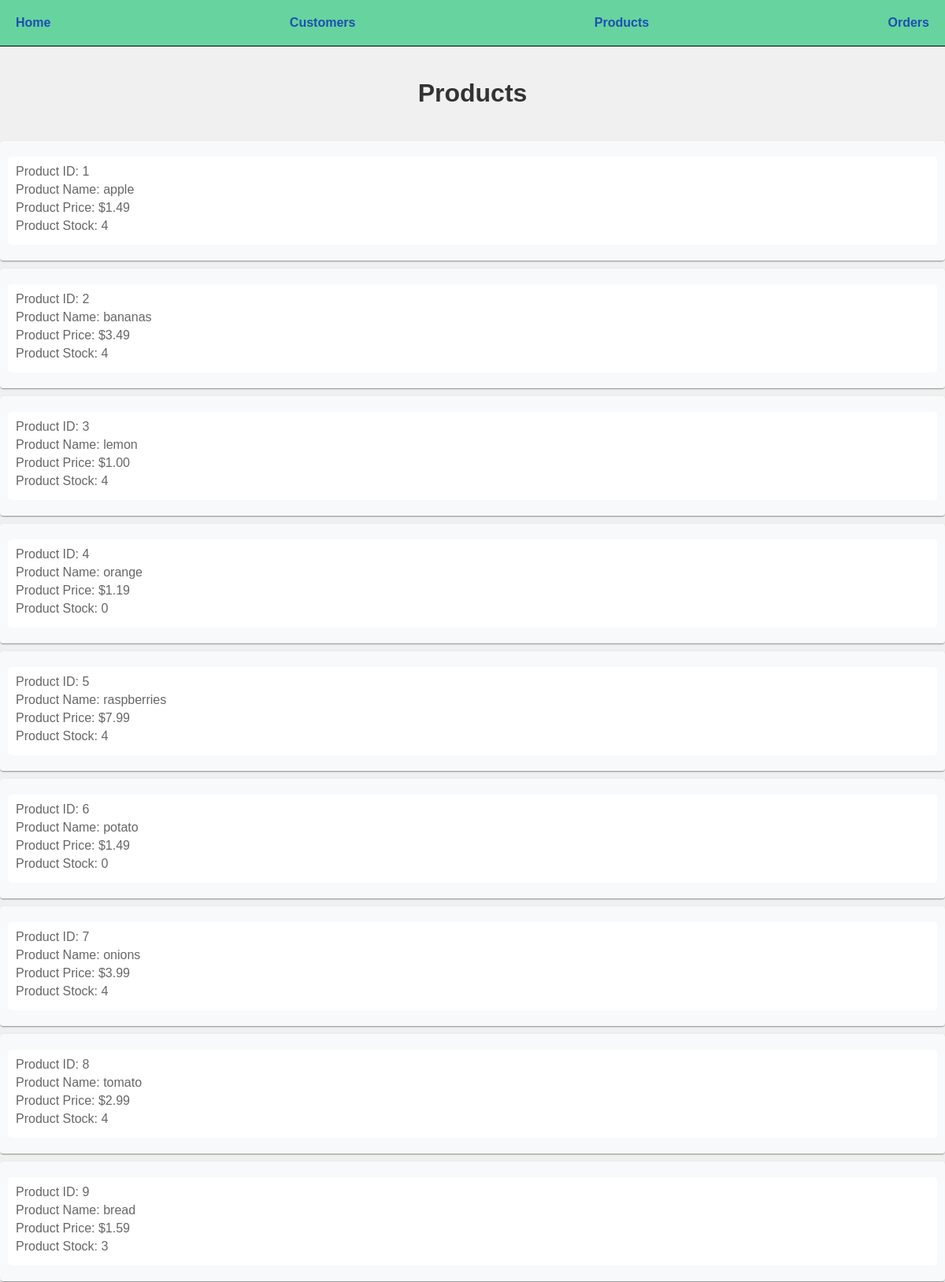
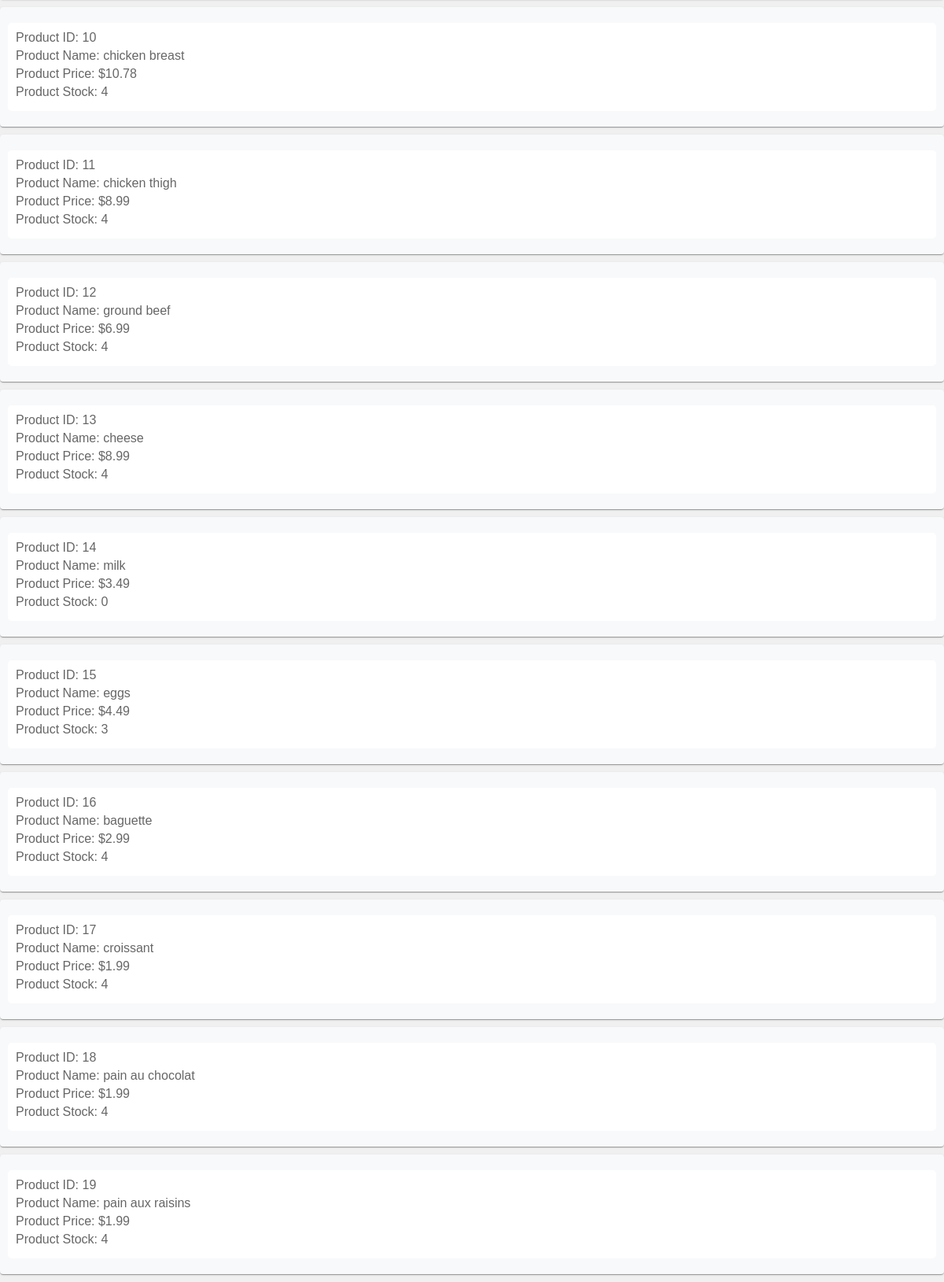
/products, run on an earlier commit of the app's database (2 pictures, top to bottom).
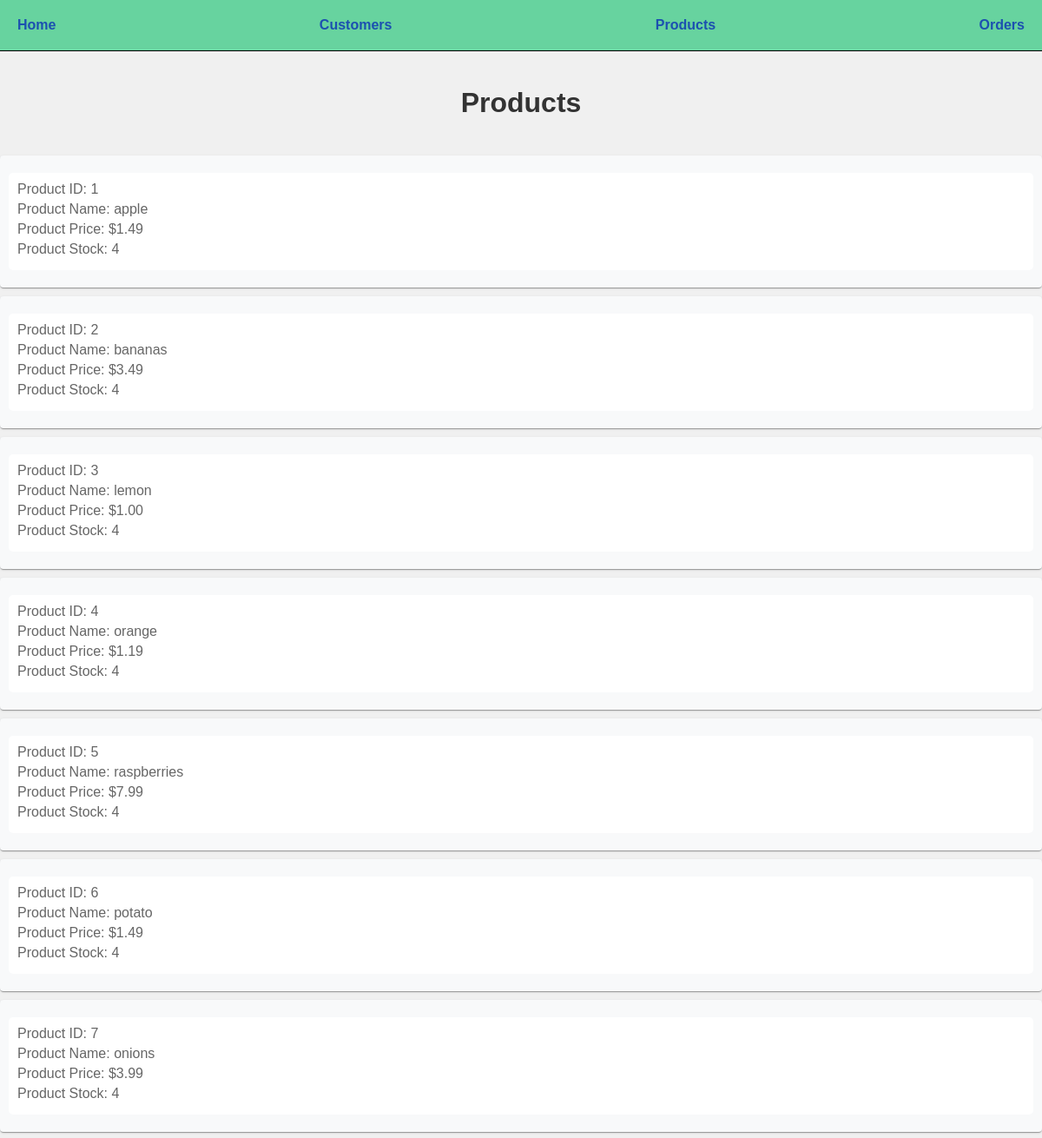
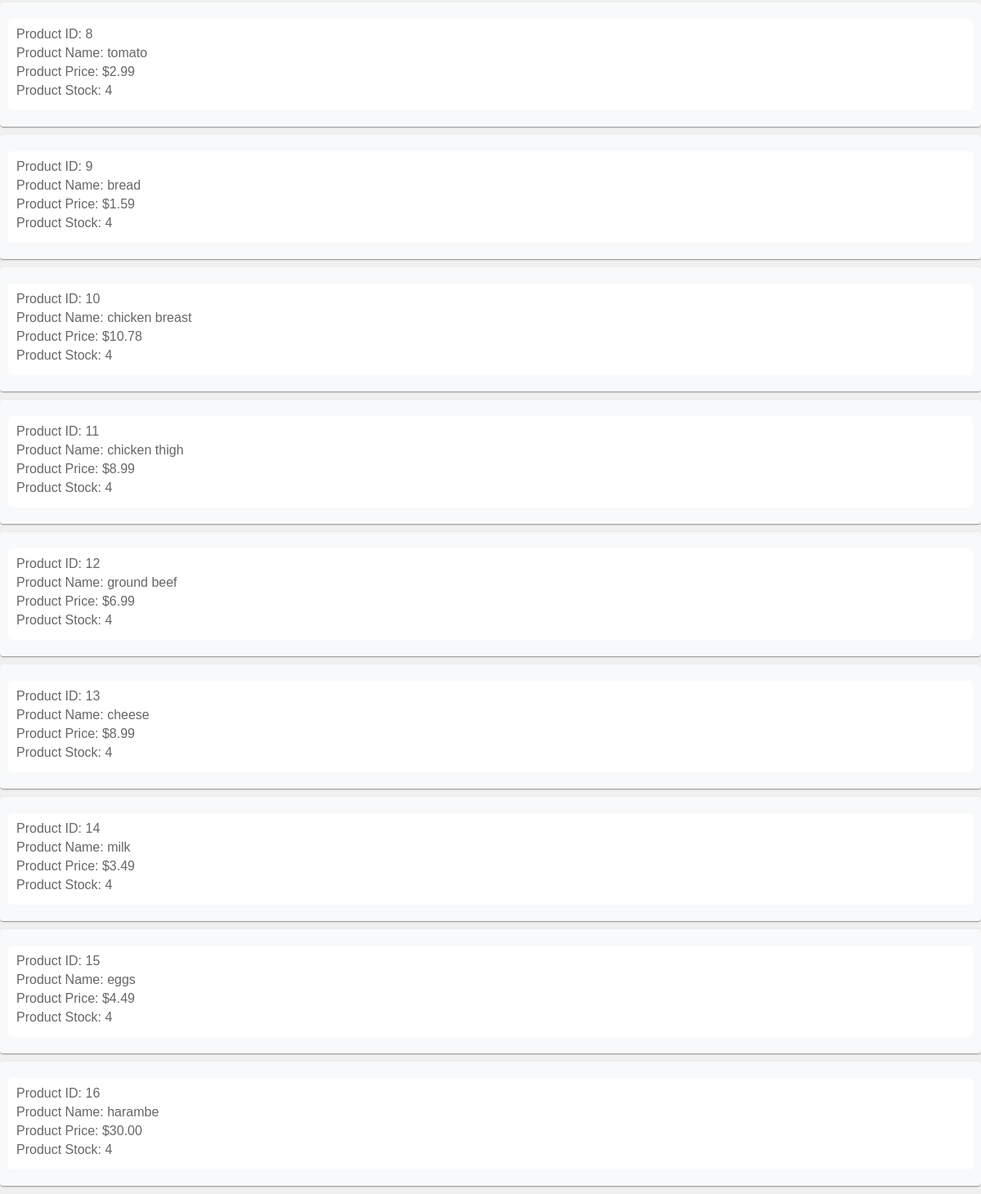
And on a later commit of the database (2 pictures, top to bottom).
### models.py (models this page shows, shortened)
class Product(db.Model):
    id = mapped_column(Integer, primary_key=True)
    name = mapped_column(String(200), nullable=False, unique=True)
    price = mapped_column(Numeric(10,2), nullable=False)
    available = mapped_column(Integer, nullable=False, default=4) #number of products available
    orders = relationship("ProductOrder")

### routes/html.py (the view)
@html_bp.route("/products", methods=["GET"])
def products():
    statement = db.select(Product).order_by(Product.id)
    records = db.session.execute(statement)
    results = records.scalars()
    return render_template("products.html", products=results)

### templates/products.html
{% extends "base.html" %}
{% block content %}
<h1>Products</h1>
{% for product in products %}
<div>
    <p>
        <span class="product_name">Product ID: {{ product.id }}</span>
        <span class="product_name">Product Name: {{ product.name }}</span>
        <span class="product_price">Product Price: ${{ product.price }}</span>
        <span>Product Stock: {{ product.available }}</span>
    </p>
</div>
    {% endfor %}
{% endblock %}

### templates/base.html (shortened to what this page needs)
<!doctype html>
<html lang="en">
    <head>
        <link rel="stylesheet" href="{{ url_for('static', filename='css/styles.css') }}">
    </head>
    <body>
        <nav>
            <a href="{{ url_for('html.home') }}">Home</a>
            <a href="{{ url_for('html.customers') }}">Customers</a>
            <a href="{{ url_for('html.products') }}">Products</a>
            <a href="{{ url_for('html.orders') }}">Orders</a>
        </nav>
        {% block content %}
        {% endblock %}
    </body>
</html>

### static/css/styles.css (style rules this page uses)
body { font-family: Arial, sans-serif; margin: 0; padding: 0; background-color: #f0f0f0; }
h1 { color: #333; text-align: center; padding: 20px 0; }
p { color: #666; padding: 10px; margin: 10px 0; background-color: #fff; border-radius: 5px; }
nav { display: flex; justify-content: space-between; align-items: center; padding: 10px; background-color: #67d39f; border-bottom: 1px solid #000; }
nav a { color: hsl(219, 73%, 40%); text-decoration: none; font-weight: bold; padding: 10px; }
div { background-color: #f8f9fa; padding: 10px; border-radius: 4px; margin-bottom: 10px; box-shadow: 0 2px 1px -1px rgba(0, 0, 0, .2), 0 1px 1px 0 rgba(0, 0, 0, .14), 0 1px 3px 0 rgba(0, 0, 0, .12); }
p { margin-bottom: 10px; }
p span { display: block; margin-bottom: 5px; }

What changed in the data, as far as the page shows it:
removed Product: id "17", name "croissant", price "1.99", available "4"
removed Product: id "18", name "pain au chocolat", price "1.99", available "4"
removed Product: id "19", name "pain aux raisins", price "1.99", available "4"
changed Product "orange": available "0" → "4"
changed Product "potato": available "0" → "4"
changed Product "bread": available "3" → "4"
changed Product "milk": available "0" → "4"
changed Product "eggs": available "3" → "4"
changed Product id 16: name "baguette" → "harambe"; price "2.99" → "30.00"
